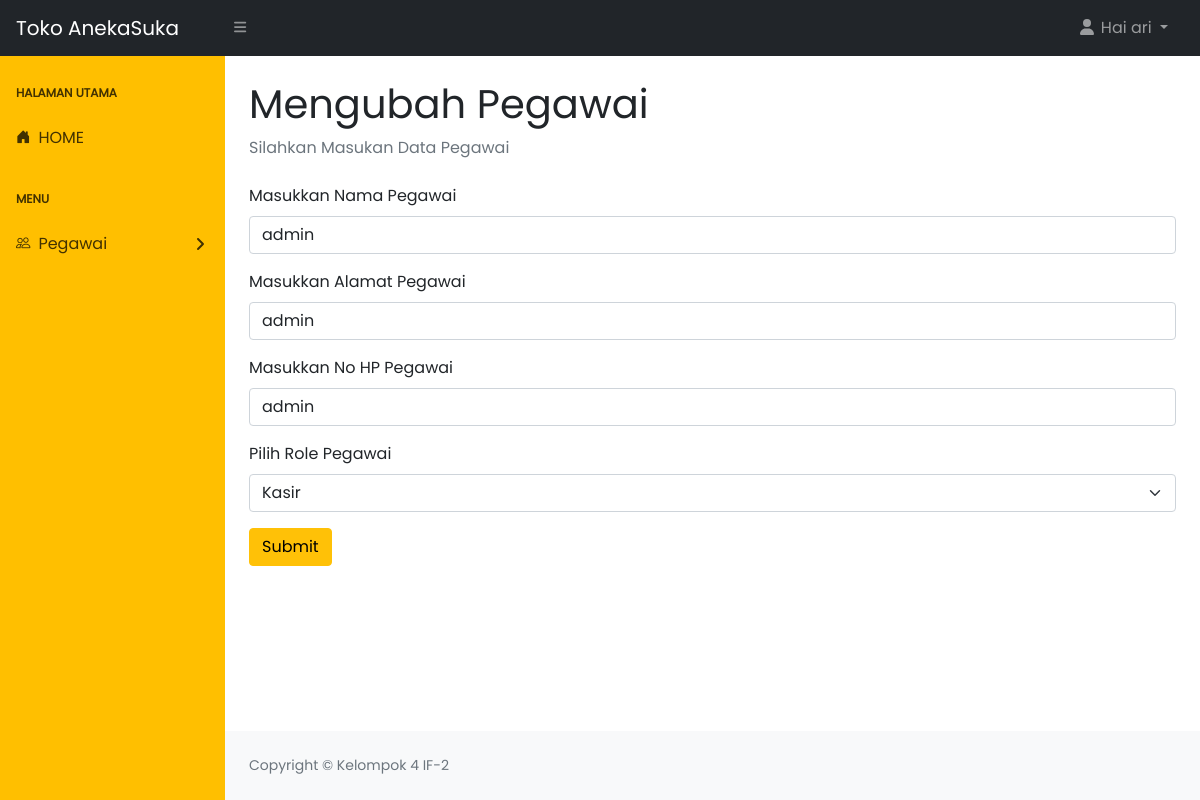
Screenshot of /mengubahPegawai.php?idpegawai=admin (signed in) with the database file from the repository.
### tables this page shows
CREATE TABLE `pegawai` (
  `idpegawai` varchar(12) NOT NULL,
  `pass` varchar(255) DEFAULT NULL,
  `namapegawai` varchar(30) DEFAULT NULL,
  `role` enum('admin','owner','kasir','pegawai','spv') DEFAULT NULL,
  `alamat` varchar(30) DEFAULT NULL,
  `nohp` varchar(15) DEFAULT NULL
);

### functions.php (called while the page is built, shortened)
<?php
    $conn = mysqli_connect("localhost", "root", "", "penjualanimk");
    function query($query){
        global $conn;
        $result = mysqli_query($conn, $query);
        $rows = [];
        while ($row = mysqli_fetch_assoc($result)){
            $rows[] = $row;
        }
        return $rows;
    }
?>

### mengubahPegawai.php (the view, shortened to what this page needs)
<?php
    require 'functions.php';
    $var = $_GET["idpegawai"];
    $pegawai = query("SELECT * FROM pegawai WHERE idpegawai = '$var'")[0];
?>
<!DOCTYPE html>
<html lang="en">
    <head>
        <link rel="stylesheet" href="https://cdn.jsdelivr.net/npm/bootstrap-icons@1.10.3/font/bootstrap-icons.css">
        <link href="https://cdn.jsdelivr.net/npm/simple-datatables@latest/dist/style.css" rel="stylesheet" />
        <link href="css/styles.css" rel="stylesheet" />
    </head>
    <body class="sb-nav-fixed">
        <nav class="sb-topnav navbar navbar-expand navbar-dark bg-dark">
            <a class="navbar-brand ps-3" href="index.html">Toko AnekaSuka</a>
            <button class="btn btn-link btn-sm order-1 order-lg-0 me-4 me-lg-0" id="sidebarToggle" href="#!"><i class="fas fa-bars"></i></button>
            <ul class="navbar-nav ms-auto ms-md-0 me-3 me-lg-4">
                <li class="nav-item dropdown">
                    <a class="nav-link dropdown-toggle" id="navbarDropdown" href="#" role="button" data-bs-toggle="dropdown" aria-expanded="false"><i class="fas fa-user fa-fw"></i> Hai <?= $_SESSION["namapegawai"];?> </a>
                </li>
            </ul>
        </nav>
        <div id="layoutSidenav">
            <div id="layoutSidenav_nav">
                <nav class="sb-sidenav accordion sb-sidenav-dark" id="sidenavAccordion">
                    <div class="sb-sidenav-menu">
                        <div class="nav">
                        <div class="sb-sidenav-menu-heading">Halaman Utama</div>
                            <a class="nav-link" href="index.php">
                                <div class="sb-nav-link-icon"><i class="bi bi-house-door-fill"></i></div>
                                HOME
                            </a>
                            <div class="sb-sidenav-menu-heading">Menu</div>
                            <a class="nav-link collapsed" href="#" data-bs-toggle="collapse" data-bs-target="#collapsePegawai" aria-expanded="false" aria-controls="collapsePegawai">
                                <div class="sb-nav-link-icon"><i class="bi bi-people"></i></div>
                                Pegawai
                                <div class="sb-sidenav-collapse-arrow"><i class="fas fa-angle-down"></i></div>
                            </a>
                        </div>
                    </div>
                </nav>
            </div>
            <div id="layoutSidenav_content">
                <main>
                    <div class="container-fluid px-4">
                        <h1 class="mt-4">Mengubah Pegawai</h1>
                        <ol class="breadcrumb mb-4">
                            <li class="breadcrumb-item active">Silahkan Masukan Data Pegawai</li>
                        </ol>
                        <form action= "" method="POST">
                            <div class="mb-3">
                                <label for="namapegawai" class="form-label">Masukkan Nama Pegawai</label>
                                <input type="text" class="form-control" id="namapegawai" name="namapegawai" value="<?= $pegawai["namapegawai"]; ?>">
                            </div>
                            <div class="mb-3">
                                <label for="alamat" class="form-label">Masukkan Alamat Pegawai</label>
                                <input type="text" class="form-control" id="alamat" name="alamat" value="<?= $pegawai["alamat"]; ?>">
                            </div>
                            <div class="mb-3">
                                <label for="nohp" class="form-label">Masukkan No HP Pegawai</label>
                                <input type="text" class="form-control" id="nohp" name="nohp" value="<?= $pegawai["nohp"]; ?>">
                            </div>
                            <div class="mb-3">
                                <label for="pegawai" class="form-label">Pilih Role Pegawai</label>
                                <select class="form-select" aria-label="Default select example" name="role" id="role">
                                    <option value="kasir" <?= ($pegawai["role"] == "kasir")? "selected" : "" ?> >Kasir</option>
                                </select>
                            </div>
                            <button type="submit" name="submit" class="btn btn-warning">Submit</button>
                        </form>
                    </div>
                </main>
                <footer class="py-4 bg-light mt-auto">
                    <div class="container-fluid px-4">
                        <div class="d-flex align-items-center justify-content-between small">
                            <div class="text-muted">Copyright &copy; Kelompok 4 IF-2</div>
                        </div>
                    </div>
                </footer>
            </div>
        </div>
    </body>
</html>

### rows the page displays
pegawai: namapegawai "admin", alamat "admin", nohp "admin"

### other values shown
$_SESSION["namapegawai"] "ari"
